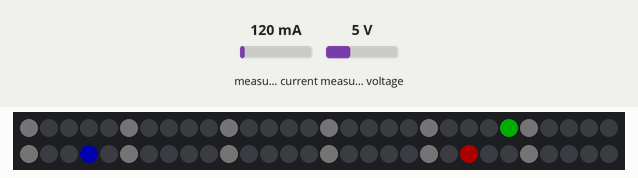
This sketch was run on a simulated ESP32-C6. Parts: 60 RGB LEDs in strip order, left to right, continuing on the next row. Inputs (shaded band) come from the test bench; at power-on: measured current 120 mA, measured voltage 5 V. Dim RGB values are drawn brighter than linear; WiFi joins after 1.5 s; servers stay silent unless stated; the local clock reads 2024-03-15 10:24:30 at power-on unless the sketch sets it; what the sketch prints to the serial monitor is not drawn.

Above: at 3.7 s.
3.8 s: measured current set to 1481 mA
6.5 s: measured current set to 1515 mA
At 9.28 s:
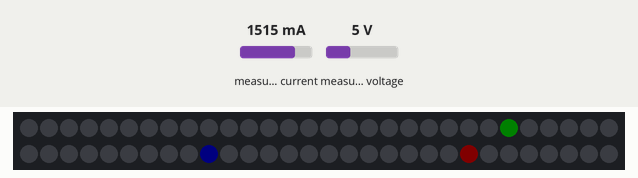
9.5 s: measured current set to 40 mA
At 22.8 s:
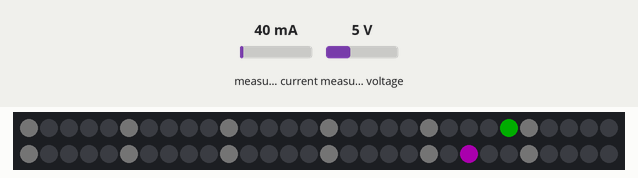

The sketch:

NeopixelClock.ino
```cpp
#include <WiFi.h>
#include <time.h>
#include <Wire.h>
#include <Adafruit_NeoPixel.h>
#include <Adafruit_INA219.h>

// ----------------------------------------------------
// Wifi Configuration
// ----------------------------------------------------
const char* ssid     = "YOUR_WIFI_SSID";
const char* password = "YOUR_WIFI_PASSWORD";

// Timezone offset in seconds (e.g., -18000 for EST)
const long  gmtOffset_sec = -18000;
// Daylight savings time offset in seconds (e.g., 3600 for 1 hr)
const int   daylightOffset_sec = 3600;

// ----------------------------------------------------
// Pin Configuration
// ----------------------------------------------------
// WS2812B Data In
#define LED_PIN  3

// INA219 I2C Pins (Power Monitor)
#define SDA_PIN  4
#define SCL_PIN  5

// ----------------------------------------------------
// Hardware Setup
// ----------------------------------------------------
#define NUM_LEDS 60
Adafruit_NeoPixel strip(NUM_LEDS, LED_PIN, NEO_GRB + NEO_KHZ800);

Adafruit_INA219 ina219;
bool inaFound = false;

// Time Colors
uint32_t colorHour   = strip.Color(255, 0, 0);   // Red
uint32_t colorMinute = strip.Color(0, 255, 0);   // Green
uint32_t colorSecond = strip.Color(0, 0, 255);   // Blue
uint32_t colorTicks  = strip.Color(10, 10, 10);  // Dim white for hour marks

// Brightness and Power Control
// Limit brightness actively if power draw approaches USB limits
const float MAX_CURRENT_MA = 1500.0; // 1.5A soft limit to avoid dropping USB voltage
uint8_t targetBrightness = 50;
uint8_t currentBrightness = targetBrightness;

void setup() {
  Serial.begin(115200);
  delay(1000); // Give serial monitor time to open
  Serial.println("\n--- Starting ESP32-C6 NeoPixel Clock ---");

  // 1. Initialize LEDs
  strip.begin();
  strip.setBrightness(currentBrightness);
  strip.clear();
  strip.show();

  // 2. Initialize INA219 via I2C
  // Set explicit I2C pins for ESP32-C6
  Wire.begin(SDA_PIN, SCL_PIN);

  if (!ina219.begin()) {
    Serial.println("WARNING: Failed to find INA219 chip. Checking power will be disabled.");
  } else {
    inaFound = true;
    Serial.println("INA219 initialized successfully.");
  }

  // 3. Connect to WiFi
  Serial.print("Connecting to WiFi: ");
  Serial.println(ssid);
  WiFi.begin(ssid, password);

  int loadingPos = 0;
  while (WiFi.status() != WL_CONNECTED) {
    delay(100);
    Serial.print(".");

    // Quick loading animation on ring
    strip.clear();
    strip.setPixelColor(loadingPos % NUM_LEDS, strip.Color(50, 50, 0));
    strip.show();
    loadingPos++;
  }

  Serial.println("\nWiFi connected.");
  Serial.printf("IP address: %s\n", WiFi.localIP().toString().c_str());

  // 4. Initialize Network Time Protocol (NTP)
  Serial.println("Synchronizing time...");
  configTime(gmtOffset_sec, daylightOffset_sec, "pool.ntp.org", "time.nist.gov");

  struct tm timeinfo;
  while (!getLocalTime(&timeinfo)) {
    Serial.println("Failed to obtain time. Retrying...");
    delay(1000);
  }
  Serial.println("Time synchronized successfully.");
}

// Helper to additively blend colors without wiping existing pixel colors
void addPixelColor(int index, uint32_t colorToAdd) {
  uint32_t currentColor = strip.getPixelColor(index);

  // Unpack RGB components
  uint8_t oldR = (currentColor >> 16) & 0xFF;
  uint8_t oldG = (currentColor >> 8) & 0xFF;
  uint8_t oldB = currentColor & 0xFF;

  uint8_t addR = (colorToAdd >> 16) & 0xFF;
  uint8_t addG = (colorToAdd >> 8) & 0xFF;
  uint8_t addB = colorToAdd & 0xFF;

  // Calculate new color with bounds (max 255)
  uint8_t newR = min(255, oldR + addR);
  uint8_t newG = min(255, oldG + addG);
  uint8_t newB = min(255, oldB + addB);

  strip.setPixelColor(index, strip.Color(newR, newG, newB));
}

void loop() {
  // --- 1. Track Power Draw ---
  if (inaFound) {
    float voltage_V = ina219.getBusVoltage_V();
    float current_mA = ina219.getCurrent_mA();
    float power_mW = ina219.getPower_mW();

    static unsigned long lastPrint = 0;
    if (millis() - lastPrint > 5000) {
      Serial.printf("Power Status | Bus: %.2f V | Current: %.2f mA | Power: %.2f mW\n",
                    voltage_V, current_mA, power_mW);
      lastPrint = millis();
    }

    // Dynamic brightness adjustment based on power limits
    if (current_mA > MAX_CURRENT_MA && currentBrightness > 5) {
      currentBrightness--;
      strip.setBrightness(currentBrightness);
    } else if (current_mA < (MAX_CURRENT_MA - 150) && currentBrightness < targetBrightness) {
      currentBrightness++;
      strip.setBrightness(currentBrightness);
    }
  }

  // --- 2. Fetch Current Time ---
  struct tm timeinfo;
  if (!getLocalTime(&timeinfo)) {
    Serial.println("Warning: RTC desync, could not get time.");
    delay(100);
    return;
  }

  int h = timeinfo.tm_hour;
  int m = timeinfo.tm_min;
  int s = timeinfo.tm_sec;

  // Map time to 60-LED ring indices
  // Hour hand: smoothly transition between hours depending on minutes
  int hour_12 = h % 12;
  int hour_pos = (hour_12 * 5) + (m / 12);
  hour_pos = hour_pos % NUM_LEDS; // Ensure it stays within bounds

  int minute_pos = m % NUM_LEDS;
  int second_pos = s % NUM_LEDS;

  // --- 3. Render Clock Frame ---
  strip.clear();

  // Draw base hour marks (12, 1, 2, 3...)
  for (int i = 0; i < NUM_LEDS; i += 5) {
    addPixelColor(i, colorTicks);
  }

  // Draw the hands
  // Order matters here! E.g. overlapping hands will blend colors because we use addPixelColor.
  addPixelColor(hour_pos, colorHour);
  addPixelColor(minute_pos, colorMinute);

  // To make second hand 'sweep' or pulse, we could add a fade trail, but for now just one pixel
  addPixelColor(second_pos, colorSecond);

  strip.show();

  // Run loop approx 20 times per second for smooth brightness fading and fast response
  delay(50);
}
```

Measured:
- the behaviour switches between 1500 and 1501 mA on measured current (found by bisection; images 0 and 1)
